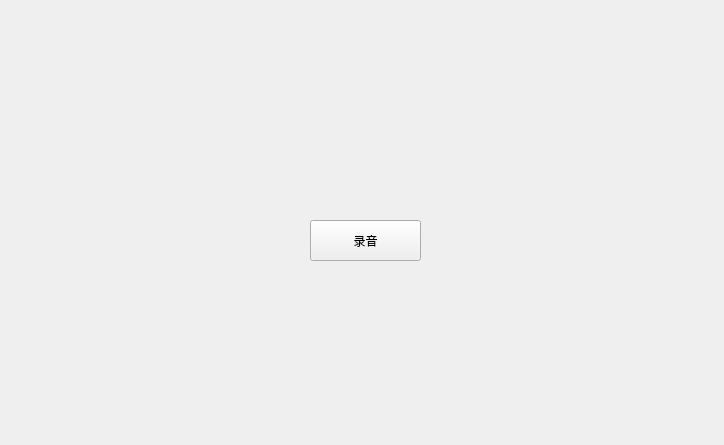
<?xml version="1.0" encoding="UTF-8"?>
<ui version="4.0">
 <class>Widget</class>
 <widget class="QWidget" name="Widget">
  <property name="geometry">
   <rect>
    <x>0</x>
    <y>0</y>
    <width>724</width>
    <height>445</height>
   </rect>
  </property>
  <property name="windowTitle">
   <string>Widget</string>
  </property>
  <widget class="QPushButton" name="pushButton">
   <property name="geometry">
    <rect>
     <x>310</x>
     <y>220</y>
     <width>111</width>
     <height>41</height>
    </rect>
   </property>
   <property name="text">
    <string>录音</string>
   </property>
  </widget>
 </widget>
 <resources/>
 <connections/>
</ui>
